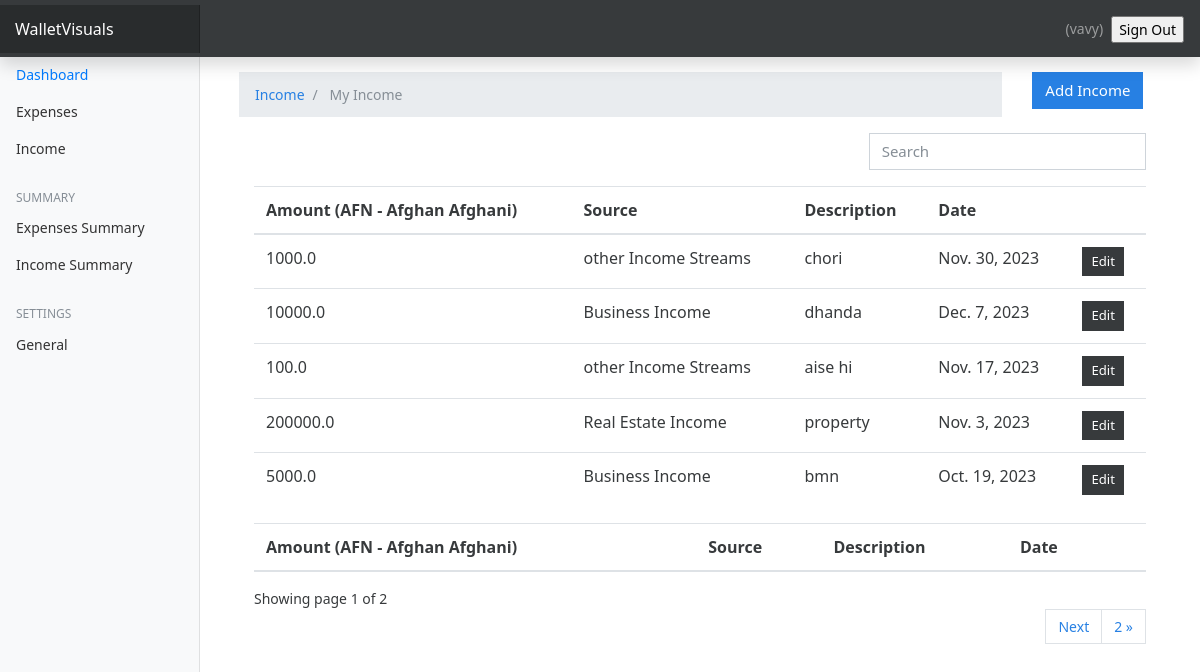
Page /income/income_home/ (signed in) on the committed database.
### user_preferences/models.py (models this page shows, shortened)
class UserPreference(models.Model):
    user = models.OneToOneField(to=User, on_delete=models.CASCADE)
    currency = models.CharField(max_length=255, blank=True, null=True)

### user_income/models.py (models this page shows, shortened)
class UserIncome(models.Model):
    amount = models.FloatField()
    date = models.DateField(default=now)
    description = models.TextField()
    owner = models.ForeignKey(to=User, on_delete=models.CASCADE)
    source = models.CharField(max_length=266)
    class Meta:
        ordering: ['-date']

### user_income/views.py (the view)
# urls.py: path('income_home/', views.index, name='home'),
@login_required(login_url='login')
def index(request):
    try:
        user_preference = UserPreference.objects.get(user=request.user)
        currency = user_preference.currency
    except UserPreference.DoesNotExist:
        return redirect('user_preferences:user_preferences')
    categories = Source.objects.all()
    income = UserIncome.objects.filter(owner=request.user)
    paginator = Paginator(income, 5)
    page_number = request.GET.get('page')
    page_obj = paginator.get_page(page_number)
    context = {
        'income': income,
        'page_obj': page_obj,
        'currency': currency
    }
    return render(request, 'income_index.html', context)

### templates/income_index.html (shortened to what this page needs)
{% extends 'base.html' %}
{% load static %}
{% block content %}
<div class="container mt-4">
  <div class="row">
    <div class="col-md-10">
      <nav aria-label="breadcrumb">
        <ol class="breadcrumb">
          <li class="breadcrumb-item">
            <a href="">Income</a>
          </li>
          <li class="breadcrumb-item active" aria-current="page">
            My Income
          </li>
        </ol>
      </nav>
    </div>
    <div class="col-md-2">
      <a href="{% url 'user_income:add_income' %}" class="btn btn-primary">Add Income</a>
    </div>
  </div>
   <div class="container">
    {% if income.count %}
    <div class="row">
      <div class="col-md-8"></div>
      <div class="col-md-4">
        <div class="form-group">
          <input type="text" class="form-control" id="searchField" placeholder="Search">
        </div>
      </div>
     </div>
<div class="app-table">
  <table class="table table-stripped table-hover">
    <thead>
      <tr>
        <th>Amount ({{currency}})</th>
        <th>Source</th>
        <th>Description</th>
        <th>Date</th>
        <th></th>
      </tr>
    </thead>
    <tbody>
      {% for income in page_obj%}
      <tr>
        <td>{{income.amount}}</td>
        <td>{{income.source}}</td>
        <td>{{income.description}}</td>
        <td>{{income.date}}</td>
        <td>
          <a
            href="{% url 'user_income:edit_income' income.id %}"
            class="btn btn-secondary btn-sm"
            >Edit</a
          >
        </td>
      </tr>
      {% endfor %}
    </tbody>
  </table>
</div>
    <div class="table-output">
      <table class="table table-stripped table-hover">
        <thead>
          <tr>
            <th>Amount ({{currency}})</th>
            <th>Source</th>
            <th>Description</th>
            <th>Date</th>
            <th></th>
          </tr>
        </thead>
      </table>
    </div>
    <div class="pagination-container">
    <div class="">
      Showing page {{page_obj.number}} of {{ page_obj.paginator.num_pages }}
    </div>
    <ul class="pagination align-right float-right mr-auto">
      {% if page_obj.has_next %}
      <li class="page-item"> <a class="page-link" href="?page={{ page_obj.next_page_number }}">Next</a></li>
      <li class="page-item"> <a class="page-link" href="?page={{ page_obj.paginator.num_pages }}">{{ page_obj.paginator.num_pages}} &raquo;</a></li>
      {% endif %}
      </ul>
    {% endif %}
  </div>
</div>
</div>
{% endblock content %}

### templates/base.html (shortened to what this page needs)
{% load static %}
<html lang="en">
  <head>
    <link href="{% static 'css/bootstrap.min.css'%}" rel="stylesheet" />
    <link href="{% static 'css/main.css'%}" rel="stylesheet" />
    <link rel="stylesheet" href="https://cdnjs.cloudflare.com/ajax/libs/font-awesome/6.0.0-beta3/css/all.min.css">
    <link href="{% static 'css/dashboard.css' %}" rel="stylesheet" />
  </head>
  <body>
    <nav class="navbar navbar-dark fixed-top bg-dark flex-md-nowrap p-0 shadow">
      <a class="navbar-brand col-sm-3 col-md-2 mr-0" href="#">WalletVisuals</a>
      <ul
        class="navbar-nav px-3"
        style="display: flex; flex-direction: row; align-items: center;">
        <li class="nav-item text-nowrap">
          <span class="nav-link" href="">
            ({{request.user.username}})
          </span>
        </li>
        <li class="nav-item text-nowrap mt-3 ml-2">
          <form action="{% url 'logout' %}" method="POST">
            <input
              class="text text-capitalize"
              type="submit"
              value="Sign out"
            />
          </form>
        </li>
      </ul>
    </nav>
    <div class="container-fluid">
      <div class="row">
        {% include '_sidebar.html' %}
        <main role="main" class="col-md-9 ml-sm-auto col-lg-10 px-4">
          {% block content %} {% endblock %}
        </main>
      </div>
    </div>
  </body>
</html>

### templates/_sidebar.html (shortened to what this page needs)
{% load static %}
<nav class="col-md-2 d-none d-md-block bg-light sidebar">
  <div class="sidebar-sticky">
    <ul class="nav flex-column">
      <li class="nav-item">
        <a class="nav-link active" href="{% url 'authentication:home' %}">
          Dashboard <span class="sr-only">(current)</span>
        </a>
      </li>
      <li class="nav-item">
        <a class="nav-link" href="{% url 'expenses:expense' %}">
          Expenses
        </a>
      </li>
      <li class="nav-item">
        <a class="nav-link" href="{% url 'user_income:home' %}">
          Income
        </a>
      </li>
    </ul>
    <h6
      class="sidebar-heading d-flex justify-content-between align-items-center px-3 mt-4 mb-1 text-muted">
      <span>Summary</span>
    </h6>
    <ul class="nav flex-column mb-2">
      <li class="nav-item">
        <a class="nav-link" href="{% url 'expenses:stats' %}">
          Expenses Summary
        </a>
      </li>
      <li class="nav-item">
        <a class="nav-link" href="{% url 'user_income:income_stats' %}">
          Income Summary
        </a>
      </li>
    </ul>
    <h6
      class="sidebar-heading d-flex justify-content-between align-items-center px-3 mt-4 mb-1 text-muted">
      <span>Settings</span>
    </h6>
    <ul class="nav flex-column mb-2">
      <li class="nav-item">
        <a class="nav-link" href="{% url 'user_preferences:user_preferences' %}">
          General
        </a>
      </li>
    </ul>
  </div>
</nav>

### finance_track/static/css/dashboard.css (style rules this page uses)
body { font-size: 0.875rem; }
.sidebar { position: fixed; top: 0; bottom: 0; left: 0; z-index: 100; padding: 48px 0 0; box-shadow: inset -1px 0 0 rgba(0, 0, 0, 0.1); }
.sidebar-sticky { position: relative; top: 0; height: calc(100vh - 48px); padding-top: 0.5rem; overflow-x: hidden; overflow-y: auto; }
.sidebar .nav-link { font-weight: 500; color: #333; }
.sidebar .nav-link.active { color: #007bff; }
.sidebar-heading { font-size: 0.75rem; text-transform: uppercase; }
[role="main"] { padding-top: 133px; }
@media (min-width: 768px) { [role="main"] { padding-top: 48px; } }
.navbar-brand { padding-top: 0.75rem; padding-bottom: 0.75rem; font-size: 1rem; background-color: rgba(0, 0, 0, 0.25); box-shadow: inset -1px 0 0 rgba(0, 0, 0, 0.25); }

### rows in the picture
UserPreference: currency "AFN - Afghan Afghani"
UserIncome: amount "1000.0", source "other Income Streams", description "chori", date "Nov. 30, 2023"
UserIncome: amount "10000.0", source "Business Income", description "dhanda", date "Dec. 7, 2023"
UserIncome: amount "100.0", source "other Income Streams", description "aise hi", date "Nov. 17, 2023"
UserIncome: amount "200000.0", source "Real Estate Income", description "property", date "Nov. 3, 2023"
UserIncome: amount "5000.0", source "Business Income", description "bmn", date "Oct. 19, 2023"

### other values in the picture
{{ request.user.username }} "vavy"
{{ page_obj.number }} "1"
{{ page_obj.paginator.num_pages }} "2"
